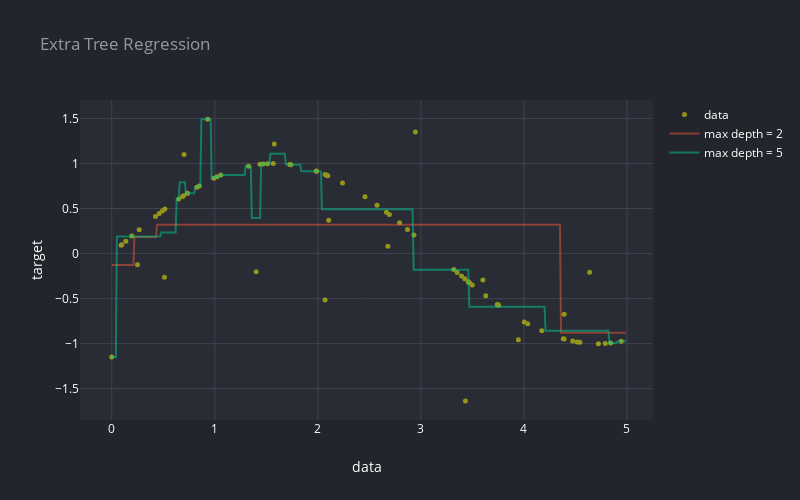

Notebook code cell kept with this figure:
### Code cell
# Create a random dataset
rng = np.random.RandomState(1)
X = np.sort(5 * rng.rand(80, 1), axis=0)
y = np.sin(X).ravel()
y[::5] += 3 * (0.5 - rng.rand(16))

# Fit regression model
regr_1 = ExtraTreeRegressor(max_depth=2)
regr_2 = ExtraTreeRegressor(max_depth=5)
regr_1.fit(X, y)
regr_2.fit(X, y)

# Predict
X_test = np.arange(0.0, 5.0, 0.01)[:, np.newaxis]
y_1 = regr_1.predict(X_test)
y_2 = regr_2.predict(X_test)

# Plot the results
data_plot = scatter(X[:,0], y, 'data', mode='markers', size=5, color='yellow')
reg1_plot = scatter(X_test[:,0], y_1, 'max depth = 2')
reg2_plot = scatter(X_test[:,0], y_2, 'max depth = 5')


fig = go.Figure(data=[data_plot, reg1_plot, reg2_plot])

render(fig, 'Extra Tree Regression', width=800, x_axis_title='data', y_axis_title='target')

print('Max Depth (2) Score = {}'.format(regr_1.score(X,y)))
print('Max Depth (5) Score = {}'.format(regr_2.score(X,y)))

### Figure 1 — Plotly figure (JSON) as saved in the notebook; plotly's stock layout.template omitted (floating-point values rounded to 4 significant figures; data arrays with more than 128 entries replaced by an {"elided": "..."} marker saying what was removed)
{"data": [{"marker": {"color": "yellow", "size": 5}, "mode": "markers", "name": "data", "opacity": 0.5, "type": "scatter", "x": [0.0005719, 0.09144, 0.09683, 0.1369, 0.1953, 0.2498, 0.2668, 0.4252, 0.4617, 0.4917, 0.5117, 0.5161, 0.6501, 0.6874, 0.6964, 0.7019, 0.7336, 0.7338, 0.8268, 0.8492, 0.9313, 0.9905, 1.022, 1.058, 1.328, 1.402, 1.439, 1.468, 1.512, 1.567, 1.578, 1.728, 1.739, 1.984, 1.988, 2.07, 2.071, 2.085, 2.087, 2.096, 2.106, 2.239, 2.458, 2.574, 2.666, 2.679, 2.694, 2.793, 2.871, 2.933, 2.947, 3.319, 3.352, 3.394, 3.426, 3.433, 3.459, 3.462, 3.472, 3.499, 3.602, 3.63, 3.741, 3.751, 3.754, 3.946, 4.004, 4.037, 4.173, 4.382, 4.391, 4.391, 4.473, 4.517, 4.543, 4.638, 4.723, 4.789, 4.841, 4.944], "y": [-1.149, 0.09131, 0.09668, 0.1365, 0.194, -0.1238, 0.2637, 0.4125, 0.4455, 0.4722, -0.2632, 0.4935, 0.6053, 0.6345, 0.6414, 1.099, 0.6696, 0.6697, 0.7357, 0.7507, 1.493, 0.8363, 0.8533, 0.8714, 0.9706, -0.2018, 0.9913, 0.9947, 0.9983, 1.0, 1.216, 0.9877, 0.9859, 0.9159, 0.9141, -0.5167, 0.8775, 0.8706, 0.8699, 0.8652, 0.3701, 0.7846, 0.6317, 0.5372, 0.458, 0.08075, 0.4327, 0.3412, 0.2677, 0.2073, 1.35, -0.1765, -0.2092, -0.2499, -0.2807, -1.635, -0.3125, -0.3146, -0.3244, -0.3497, -0.2937, -0.4692, -0.564, -0.5722, -0.5749, -0.9559, -0.7592, -0.7804, -0.8581, -0.9459, -0.6731, -0.9487, -0.9715, -0.981, -0.9857, -0.2083, -0.9999, -0.997, -0.9917, -0.9732]}, {"marker": {"size": 3}, "mode": "lines", "name": "max depth = 2", "opacity": 0.5, "type": "scatter", "x": {"elided": "500 float values"}, "y": {"elided": "500 float values"}}, {"marker": {"size": 3}, "mode": "lines", "name": "max depth = 5", "opacity": 0.5, "type": "scatter", "x": {"elided": "500 float values"}, "y": {"elided": "500 float values"}}], "layout": {"height": 500, "legend": {"font": {"color": "#ffffff"}}, "paper_bgcolor": "#22252B", "plot_bgcolor": "#292C34", "showlegend": true, "title": {"font": {"color": "#9398A4"}, "text": "Extra Tree Regression"}, "width": 800, "xaxis": {"autorange": true, "gridcolor": "#3F434F", "range": [-0.3079, 5.253], "tickfont": {"color": "#ffffff"}, "title": {"font": {"color": "#ffffff"}, "text": "data"}, "type": "linear", "zeroline": false}, "yaxis": {"autorange": true, "gridcolor": "#3F434F", "range": [-1.848, 1.705], "tickfont": {"color": "#ffffff"}, "title": {"font": {"color": "#ffffff"}, "text": "target"}, "type": "linear", "zeroline": false}}}
